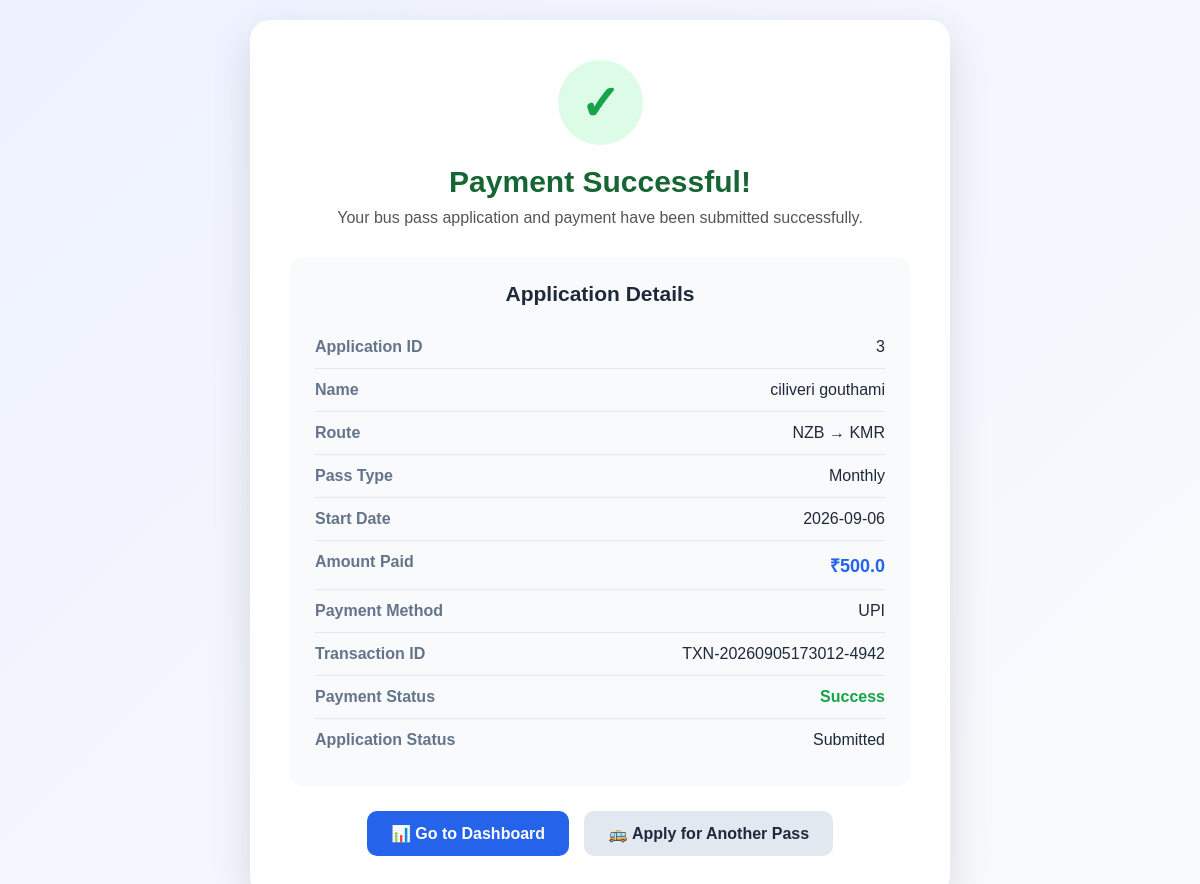
The page /application-success/3 (signed in) on the database its author committed.
### app.py (models this page shows)
class BusPass(db.Model):
    id = db.Column(
        db.Integer,
        primary_key=True
    )
    user_id = db.Column(
        db.Integer,
        nullable=False
    )
    name = db.Column(
        db.String(100),
        nullable=False
    )
    age = db.Column(
        db.Integer,
        nullable=False
    )
    gender = db.Column(
        db.String(20),
        nullable=False
    )
    source = db.Column(
        db.String(100),
        nullable=False
    )
    destination = db.Column(
        db.String(100),
        nullable=False
    )
    pass_type = db.Column(
        db.String(50),
        nullable=False
    )
    start_date = db.Column(
        db.String(20),
        nullable=False
    )
    status_record = db.relationship(
        "ApplicationStatus",
        backref="application",
        uselist=False,
        cascade="all, delete-orphan"
    )
    payment = db.relationship(
        "Payment",
        backref="application",
        uselist=False,
        cascade="all, delete-orphan"
    )

class Payment(db.Model):
    id = db.Column(
        db.Integer,
        primary_key=True
    )
    application_id = db.Column(
        db.Integer,
        db.ForeignKey("bus_pass.id"),
        nullable=False,
        unique=True
    )
    user_id = db.Column(
        db.Integer,
        nullable=False
    )
    amount = db.Column(
        db.Float,
        nullable=False
    )
    payment_method = db.Column(
        db.String(50),
        nullable=False
    )
    transaction_id = db.Column(
        db.String(100),
        unique=True,
        nullable=False
    )
    payment_status = db.Column(
        db.String(30),
        nullable=False,
        default="Success"
    )
    payment_date = db.Column(
        db.String(30),
        nullable=False
    )

### app.py (the view)
@app.route(
    "/application-success/<int:application_id>"
)
def application_success(application_id):
    if "user_id" not in session:
        return redirect(
            url_for("login")
        )
    application = BusPass.query.filter_by(
        id=application_id,
        user_id=session["user_id"]
    ).first()
    if application is None:
        return redirect(
            url_for("dashboard")
        )
    payment_record = Payment.query.filter_by(
        application_id=application.id
    ).first()
    amount = None
    if payment_record:
        amount = payment_record.amount
    else:
        amount = get_route_price(
            application.source,
            application.destination,
            application.pass_type
        )
    return render_template(
        "success.html",
        application=application,
        payment=payment_record,
        amount=amount
    )

### templates/success.html (shortened to what this page needs)
<!DOCTYPE html>
<html lang="en">
<head>
</head>
<body>
<div class="success-container">
    <div class="success-icon">
        ✓
    </div>
    <h1>Payment Successful!</h1>
    <p class="message">
        Your bus pass application and payment have been submitted successfully.
    </p>
    <div class="details">
        <h2>Application Details</h2>
        <div class="detail-row">
            <span class="label">Application ID</span>
            <span class="value">
                {{ application.id }}
            </span>
        </div>
        <div class="detail-row">
            <span class="label">Name</span>
            <span class="value">
                {{ application.name }}
            </span>
        </div>
        <div class="detail-row">
            <span class="label">Route</span>
            <span class="value">
                {{ application.source }} → {{ application.destination }}
            </span>
        </div>
        <div class="detail-row">
            <span class="label">Pass Type</span>
            <span class="value">
                {{ application.pass_type }}
            </span>
        </div>
        <div class="detail-row">
            <span class="label">Start Date</span>
            <span class="value">
                {{ application.start_date }}
            </span>
        </div>
        {% if payment %}
        <div class="detail-row">
            <span class="label">Amount Paid</span>
            <span class="value amount">
                ₹{{ payment.amount }}
            </span>
        </div>
        <div class="detail-row">
            <span class="label">Payment Method</span>
            <span class="value">
                {{ payment.payment_method }}
            </span>
        </div>
        <div class="detail-row">
            <span class="label">Transaction ID</span>
            <span class="value">
                {{ payment.transaction_id }}
            </span>
        </div>
        <div class="detail-row">
            <span class="label">Payment Status</span>
            <span class="value status">
                {{ payment.payment_status }}
            </span>
        </div>
        {% endif %}
        <div class="detail-row">
            <span class="label">Application Status</span>
            <span class="value">
                Submitted
            </span>
        </div>
    </div>
    <div class="buttons">
        <a href="{{ url_for('dashboard') }}" class="btn btn-primary">
            📊 Go to Dashboard
        </a>
        <a href="{{ url_for('apply') }}" class="btn btn-secondary">
            🚌 Apply for Another Pass
        </a>
    </div>
</div>
</body>
</html>

### templates/success.html (style rules this page uses)
* { box-sizing: border-box; margin: 0; padding: 0; }
body { font-family: Arial, sans-serif; background: linear-gradient(135deg, #eef2ff, #f8fafc); min-height: 100vh; display: flex; align-items: center; justify-content: center; padding: 20px; }
.success-container { width: 100%; max-width: 700px; background: white; border-radius: 20px; padding: 40px; box-shadow: 0 15px 40px rgba(0, 0, 0, 0.12); text-align: center; }
.success-icon { width: 85px; height: 85px; margin: 0 auto 20px; border-radius: 50%; background: #dcfce7; color: #16a34a; display: flex; align-items: center; justify-content: center; font-size: 48px; font-weight: bold; }
h1 { color: #166534; margin-bottom: 10px; font-size: 30px; }
.message { color: #555; margin-bottom: 30px; font-size: 16px; }
.details { text-align: left; background: #f8fafc; border-radius: 14px; padding: 25px; margin-bottom: 25px; }
.details h2 { text-align: center; margin-bottom: 20px; color: #1e293b; font-size: 21px; }
.detail-row { display: flex; justify-content: space-between; gap: 20px; padding: 12px 0; border-bottom: 1px solid #e2e8f0; }
.detail-row:last-child { border-bottom: none; }
.label { color: #64748b; font-weight: 600; }
.value { color: #1e293b; text-align: right; font-weight: 500; }
.status { color: #16a34a; font-weight: bold; }
.amount { color: #2563eb; font-size: 18px; font-weight: bold; }
.buttons { display: flex; justify-content: center; gap: 15px; flex-wrap: wrap; }
.btn { display: inline-block; padding: 13px 24px; border-radius: 10px; text-decoration: none; font-weight: bold; transition: 0.2s; }
.btn-primary { background: #2563eb; color: white; }
.btn-secondary { background: #e2e8f0; color: #1e293b; }

### rows shown on the page
BusPass: id "3", name "ciliveri gouthami", source "NZB", destination "KMR", pass_type "Monthly", start_date "2026-09-06"
Payment: amount "500.0", payment_method "UPI", transaction_id "TXN-20260905173012-4942", payment_status "Success"
